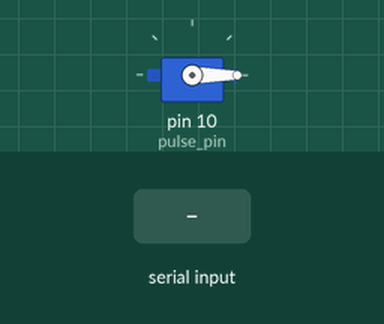
Bench run of a sketch on a simulated Arduino Uno, built with avr-gcc and run on an emulated ATmega328P. Shown: servo. The test bench sets the inputs (shaded band).

Above: at 1.2 s.
1.3 s: "r" received over Serial
At 2.4 s:
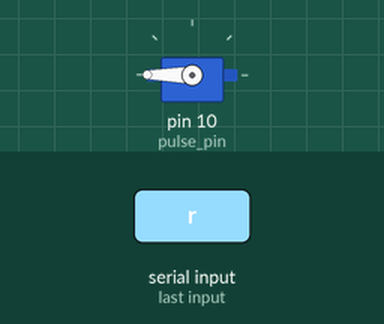
2.8 s: "l" received over Serial
At 3.6 s:
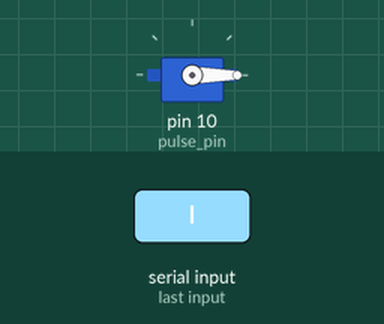
Timing chart, 0 to 5.8 s (numbered marks = the images above; inputs shaded):
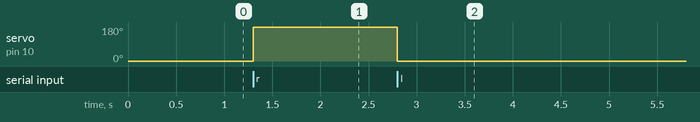

Measured:
- after the input at 1.3 s, servo on pin 10 (pulse_pin): 0° → 180° at once
- after the input at 2.8 s, servo on pin 10 (pulse_pin): 180° → 0° at once

The sketch:

sg90.ino
```cpp
#include <Servo.h>

Servo servo;

const int pulse_pin = 10;

void setup()
{
    Serial.begin(9600);
    servo.attach(pulse_pin);
    servo.write(0);
}

void loop()
{
    while (!Serial.available())
        ;
    char direction = Serial.read();
    int angle = servo.read();
    switch (direction)
    {
    case 'r':
        if (angle == 0)
        {
            servo.write(180);
        }
        break;
    case 'l':
        if (angle == 180)
        {
            servo.write(0);
        }
        break;
    case 'c':
        Serial.print(angle);
        break;
    default:
        break;
    }
}
```
